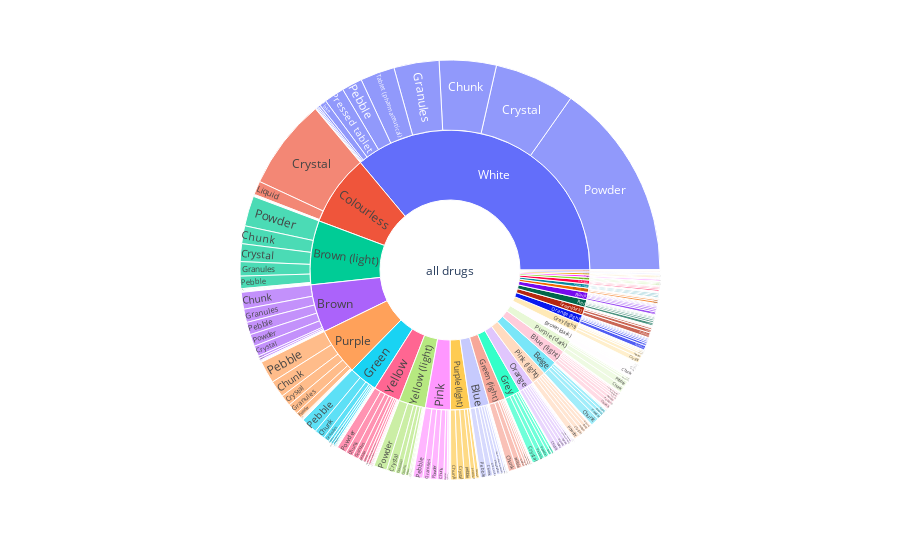

This figure's notebook cell:
### Code cell
df['all drugs'] = 'all drugs'
fig = px.sunburst(df, path=['all drugs', 'colour', 'texture'])
fig.show()

### Figure 1 — Plotly figure (JSON) as saved in the notebook; plotly's stock layout.template omitted (floating-point values rounded to 4 significant figures; data arrays with more than 128 entries replaced by an {"elided": "..."} marker saying what was removed)
{"data": [{"branchvalues": "total", "domain": {"x": [0, 1], "y": [0, 1]}, "hovertemplate": "labels=%{label}<br>count=%{value}<br>parent=%{parent}<br>id=%{id}<extra></extra>", "ids": {"elided": "452 str values"}, "labels": {"elided": "452 str values"}, "name": "", "parents": {"elided": "452 str values"}, "type": "sunburst", "values": {"elided": "452 int values"}}], "layout": {"legend": {"tracegroupgap": 0}, "margin": {"t": 60}}}
